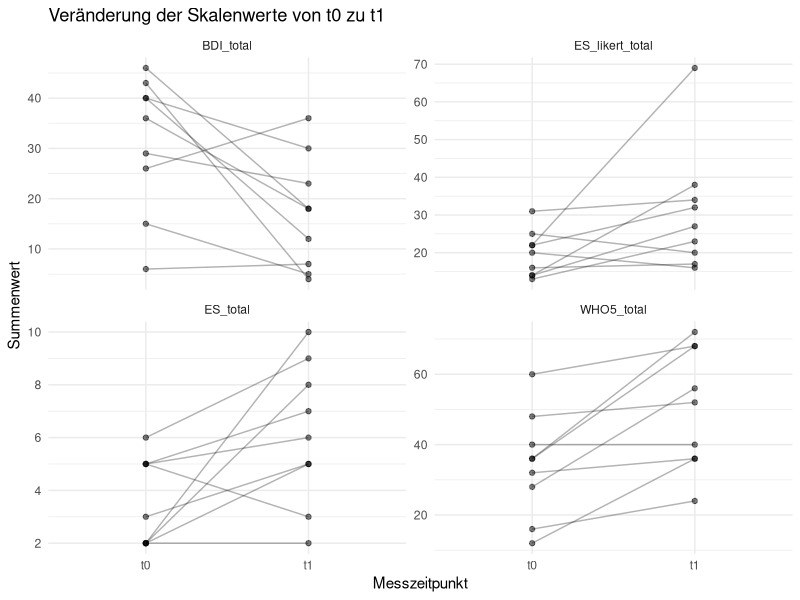
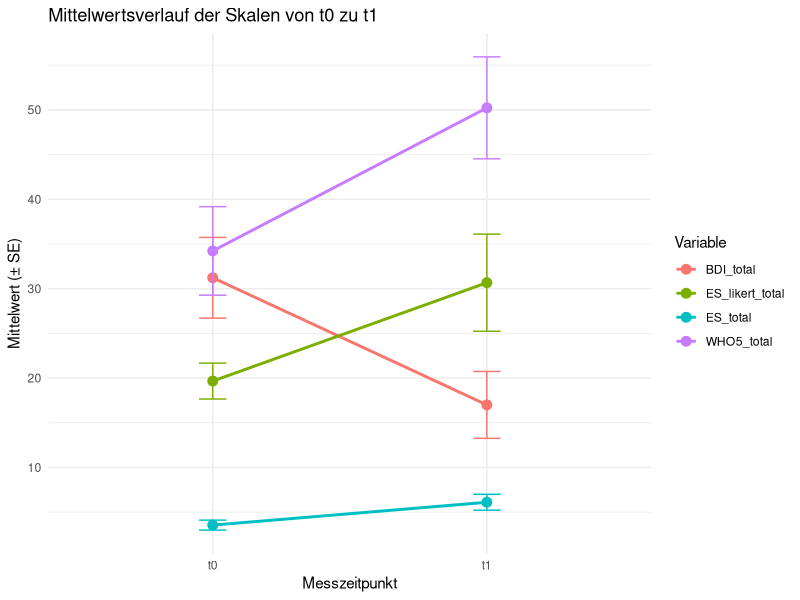

R code for these plots, in order:
library(dplyr)
library(flextable)



lmu = read.csv2("lmu.csv")
#View(lmu)
#names(lmu)

# Neue Variable "Population" erstellen und auf "nicht-klinisch" setzen
lmu$Population <- "klinisch"
lmu <- lmu[, c("Population", setdiff(names(lmu), "Population"))]


# Unnötige Variablen entfernen


vars_to_remove <- c("Code_Studie", "Geburtsdatum",
                    "t0_WHOQOLBREF_3r", "t0_WHOQOLBREF_4r", "t0_WHOQOLBREF_26r", 
                    "t1_WHOQOLBREF_3r", "t1_WHOQOLBREF_4r", "t1_WHOQOLBREF_26r", 
                    "t0_WHO_ges", "t1_WHO_ges", "t0_BDI_ges", "t1_BDI_ges", 
                    "t0_ES_ges", "t1_ES_ges", "t0_ES_likert_ges", "t1_ES_likert_ges", 
                    "t0_CDRISC_ges", "t1_CDRISC_ges", 
                    "t0_WHOQOLBREF_Physical", "t0_WHOQOLBREF_Psychological", "t0_WHOQOLBREF_Environment", "t0_WHOQOLBREF_Social",
                    "t0_WHOQOLBREF_Physical100", "t0_WHOQOLBREF_Psychological100", "t0_WHOQOLBREF_Environment100", "t0_WHOQOLBREF_Social100", "t0_WHOQOLBREF_Total",
                    "t1_WHOQOLBREF_Physical", "t1_WHOQOLBREF_Psychological", "t1_WHOQOLBREF_Environment", "t1_WHOQOLBREF_Social",
                    "t1_WHOQOLBREF_Physical100", "t1_WHOQOLBREF_Psychological100", "t1_WHOQOLBREF_Environment100", "t1_WHOQOLBREF_Social100", "t1_WHOQOLBREF_Total",
                    "t0_BSI_Somatisierung", "t0_BSI_Zwanghaftigkeit", "t0_BSI_Sozialkontakt", "t0_BSI_Depressivität", "t0_BSI_Aengstlichkeit",
                    "t0_BSI_Aggressivitaet", "t0_BSI_Phobisch", "t0_BSI_Paranoid", "t0_BSI_Psychotizismus", "t0_BSI_GSI",
                    "t1_BSI_Somatisierung", "t1_BSI_Zwanghaftigkeit", "t1_BSI_Sozialkontakt", "t1_BSI_Depressivität", "t1_BSI_Aengstlichkeit",
                    "t1_BSI_Aggressivitaet", "t1_BSI_Phobisch", "t1_BSI_Paranoid", "t1_BSI_Psychotizismus", "t1_BSI_GSI")
prefixes_to_remove <- c("t0_PSI", "t0_CEQ", "t0_CTQ", "t0_WB_CU", "t0_MPQ", "t0_UCLA", 
                        "t0_SNQ", "t0_RSES", "t0_BRS", "t0_SOFAS", "t0_CIE", "t0_MADRS", 
                        "t0_ADP", "v4_GQ", "v4_CEQ", "t1_PSI", "t1_CEQ", "t1_CTQ", "t1_WB_CU", "t1_MPQ", "t1_UCLA", 
                        "t1_SNQ", "t1_RSES", "t1_BRS", "t1_SOFAS", "t1_CIE", "t1_MADRS", 
                        "t1_ADP", "t2", "t3")

columns_to_remove <- names(lmu)[sapply(names(lmu), function(x) any(startsWith(x, prefixes_to_remove)))]
columns_to_remove <- c(columns_to_remove, vars_to_remove)  

lmu <- lmu[, !names(lmu) %in% columns_to_remove]

# Entferne Drop Outs ect...
dropouts = table(lmu$Note) # 18 Drop outs 

lmu <- lmu %>%
  filter(!Note %in% c("missing", "Drop-Out", "Unterlagen fehlend", "DROP Out", "nicht vergeben", "DROP out", "Drop out"))


sum(is.na(lmu$t0_ES_1)) 


# Entferne ES = NA == 3 (einer noch nicht eingetragen) raus --> aktuell 32 probandinnen
lmu <- lmu %>%
  filter(!is.na(t0_ES_1))





# sample characteristics --------------------------------------------------

#alter abrunden
lmu$Alter = floor(lmu$Alter)
lmu$Geschlecht

# Demographics codieren
lmu$Geschlecht <- factor(lmu$Geschlecht, levels = c(1, 2, 3), labels = c("female", "male", "divers"))
lmu$Diag_Prim <- factor(
  lmu$Diag_Prim,
  levels = 1:12,
  labels = c(
    "Major Depressive Disorder",
    "Bipolare Störung",
    "Anxiety Disorder",
    "Obsessive-Compulsive Disorder",
    "Schizophrenia",
    "Schizoaffektive Erkrankung",
    "(k)PTBS",
    "Borderline Personality Disorder",
    "Andere Persönlichkeitsstörung",
    "ADHS",
    "Autism Spectrum Disorder",
    "Sonstige"
  )
)

lmu$t0_sozanam_familienstand <- factor(
  lmu$t0_sozanam_familienstand,
  levels = 1:5,
  labels = c("Single", "Partnered", "Married", "Divorced", "Widowed")
)

lmu$t0_sozanam_wohnsituation <- factor(
  lmu$t0_sozanam_wohnsituation,
  levels = 1:5,
  labels = c("Alleine", "Mit Partner", "Bei den Eltern", "WG", "TWG")
)

lmu$t0_sozanam_schulabschluss <- factor(
  lmu$t0_sozanam_schulabschluss,
  levels = 1:5,
  labels = c("Grundschule", "Hauptschule", "Realschule", "Fachabitur", "Abitur")
)

lmu$t0_sozanam_ausbildung <- factor(
  lmu$t0_sozanam_ausbildung,
  levels = 1:4,
  labels = c("keine begonnen", "abgeschlossen", "abgebrochen", "laufend")
)

lmu$t0_sozanam_studium <- factor(
  lmu$t0_sozanam_studium,
  levels = 1:5,
  labels = c("Nein", "Abgebrochen", "Bin dabei", "Bachelor", "Master (Diplom)")
)

lmu$t0_sozanam_geld <- factor(
  lmu$t0_sozanam_geld,
  levels = 1:5,
  labels = c("unter 100€", "100-250€", "250-500€", "500-1000€", "über 1000€")
)

lmu$t0_sozanam_berufstätig <- factor(
  lmu$t0_sozanam_berufstätig,
  levels = 1:4,
  labels = c("Employed", "Retired", "Unemployed", "Student")
)


summary_table <- lmu %>%
  group_by(Geschlecht) %>%
  summarise(
    Alter_Mean = mean(Alter, na.rm = TRUE),
    Alter_SD = sd(Alter, na.rm = TRUE),
    n = n()
  )



flextable(summary_table)


# characteristics erstellen 

characteristics_lmu <- lmu[, c(
  "Population",
  "Geschlecht",
  "Alter",
  "Diag_Prim",
  "t0_sozanam_familienstand",
  "t0_sozanam_wohnsituation",
  "t0_sozanam_geld",
  "t0_sozanam_schulabschluss",
  "t0_sozanam_ausbildung",
  "t0_sozanam_studium",
  "t0_sozanam_berufstätig"
)]

write.csv2(characteristics_lmu, file = "characteristics_lmu.csv")


# Create Datensatz für t0 -------------------------------------------------

vars_to_remove <- c("Note", "Alter", "Geschlecht", "Aufnahmedatum", "Entlassdatum", 
                    "Diag_Prim", "Diag_Kom1", "Diag_Kom2", "Diag_Notiz", "Diag_Verlauf",
                    "t0_sozanam_familienstand", "t0_sozanam_wohnsituation", "t0_sozanam_beschwerden",
                    "t0_sozanam_finanziell", "t0_sozanam_geld", "t0_sozanam_schulabschluss", 
                    "t0_sozanam_ausbildung", "t0_sozanam_studium", "t0_sozanam_bildung", 
                    "t0_sozanam_berufstätig", "t0_sozanam_arbeit", "t0_sozanam_konfession",
                    "t0_sozanam_konfession2", "t0_sozanam_konfession3", "t0_sozanam_schlaf", 
                    "t0_sozanam_schlaf2", "t0_sozanam_lebensbereiche1", "t0_sozanam_lebensbereich2",
                    "t0_sozanam_lebensbereich3", "t0_sozanam_lebensbereich4", "t0_sozanam_lebensbereich5",
                    "t0_sozanam_lebensbereich6", "t0_sozanam_lebensbereich7", "t0_sozanam_lebensqualität",
                    "t0_sozanam_erwartung", "t0_sozanam_beschwerdenbeginn", "t0_sozanam_aufenthalte1",
                    "t0_sozanam_aufenthalte2", "t0_sozanam_aufenthalte3", "t0_sozanam_ambulant1", 
                    "t0_sozanam_ambulant2", "t0_sozanam_ambulant3", "t0_sozanam_ambulant4", 
                    "t0_sozanam_ambulant5", "t0_sozanam_therapieverfahren", "t0_sozanam_selbstverletzt",
                    "t0_sozanam_selbstverletzt1", "t0_sozanam_selbstverletzt2", "t0_sozanam_selbstverletzt3",
                    "t0_sozanam_suizid", "t0_sozanam_suizid1", "t0_sozanam_suizid2", "t0_sozanam_suizid3",
                    "t0_sozanam_alkohol", "t0_sozanam_alkohol2", "t0_sozanam_alkohol3", 
                    "t0_sozanam_alkohol4", "t0_sozanam_zigaretten", "t0_sozanam_zigaretten2", 
                    "t0_sozanam_drogen", "t0_sozanam_drogen1")

lmu <- lmu[, !(names(lmu) %in% vars_to_remove)]


# clone df for longitudinal alanyses --------------------------------------

long = lmu



# create t0 df ------------------------------------------------------------

lmu <- lmu[, !grepl("^t1_", names(lmu))]


# Neue Namen für die Variablen in lmu definieren
new_names <- c("Population", "id", 
               paste0("WHO_", 1:5), 
               paste0("MINI_current_", 1:9), 
               paste0("MINI_past_", 1:9), 
               paste0("BDI_", 1:21), 
               paste0("ES_", 1:10), 
               paste0("ES_likert_", 1:10), 
               paste0("CDRISC_", 1:10), 
               paste0("WHOQOL_", 1:26), 
               paste0("BSI_", 1:53))

names(lmu) <- new_names


# PWB missing
missing_vars <- c("PWB_1", "PWB_2", "PWB_3", "PWB_4", "PWB_5", "PWB_6", "PWB_7", "PWB_8", 
                  "PWB_9", "PWB_10", "PWB_11", "PWB_12", "PWB_13", "PWB_14", "PWB_15", "PWB_16", "PWB_17", "PWB_18")

for (var in missing_vars) {
  if (!var %in% names(lmu)) {
    lmu[[var]] <- NA
  }
}

desired_order <- c("Population", "id", 
                   grep("^ES_[0-9]", names(lmu), value = TRUE),  # Nur ES_1 bis ES_10, aber nicht ES_likert_
                   grep("^ES_likert_", names(lmu), value = TRUE),
                   grep("^BDI_", names(lmu), value = TRUE),
                   grep("^MINI_current_", names(lmu), value = TRUE),
                   grep("^MINI_past_", names(lmu), value = TRUE),
                   grep("^WHOQOL_", names(lmu), value = TRUE),
                   grep("^PWB_", names(lmu), value = TRUE),
                   grep("^CDRISC_", names(lmu), value = TRUE),
                   grep("^WHO_", names(lmu), value = TRUE),
                   grep("^BSI_", names(lmu), value = TRUE))

lmu <- lmu[, desired_order]
#View(lmu)


# Skalenaggregation und Umkodieren  ---------------------------------------

# 1 missing in ES likert -> 1x mean umputation!

lmu$ES_total <- rowSums(lmu[, grep("^ES_[1-9]$|^ES_10$", colnames(lmu))], na.rm = TRUE)

# ES_likert mit mean imputation
# Auswahl der relevanten Items
es_items <- lmu[, grep("ES_likert", colnames(lmu))]

# Zeilenweise Mittelwert-Imputation
es_imputed <- t(apply(es_items, 1, function(row) {
  if (all(is.na(row))) {
    return(rep(NA, length(row)))  # keine Imputation bei komplett fehlender Zeile
  }
  row[is.na(row)] <- mean(row, na.rm = TRUE)
  return(row)
}))
# In Data Frame umwandeln
es_imputed <- as.data.frame(es_imputed)
colnames(es_imputed) <- colnames(es_items)
# Skalenwert berechnen
lmu$ES_likert_total <- rowSums(es_imputed)




lmu$BDI_total = rowSums(lmu[, grep("BDI_", colnames(lmu))], na.rm = TRUE)

# Erstellen der Gruppen basierend auf dem BDI_total Score
lmu$BDI_Group <- cut(lmu$BDI_total, 
                      breaks = c(-Inf, 13, 19, 28, Inf), 
                      labels = c("Group0: no depression / clinical irrelevant", 
                                 "Group1: mild depression", 
                                 "Group2: moderate depression", 
                                 "Group3: severe depression"), 
                      right = TRUE)

# Berechnung der Summe der MINI_current und MINI_past Variablen
mini_current_sum <- rowSums(lmu[, grep("^MINI_current_", colnames(lmu))], na.rm = TRUE)
mini_past_sum <- rowSums(lmu[, grep("^MINI_past_", colnames(lmu))], na.rm = TRUE)

# Codierung für Mini_lifetime_MDE (YES/NO)
lmu$Mini_lifetime_MDE <- ifelse(mini_past_sum >= 0 & mini_past_sum <= 4, "NO", 
                                 ifelse(mini_past_sum >= 5 & mini_past_sum <= 9, "YES", NA))

# Codierung für Mini_current_MDE (MDE/Subthreshold Depression/None)
lmu$Mini_current_MDE <- ifelse(mini_current_sum == 0, "None", 
                                ifelse(mini_current_sum >= 1 & mini_current_sum <= 4, "Subthreshold Depression", 
                                       ifelse(mini_current_sum >= 5 & mini_current_sum <= 9, "MDE", NA)))

# Als Faktoren codieren
lmu$Mini_lifetime_MDE <- factor(lmu$Mini_lifetime_MDE, levels = c("NO", "YES"))
lmu$Mini_current_MDE <- factor(lmu$Mini_current_MDE, levels = c("None", "Subthreshold Depression", "MDE"))

# Erstellung der Gruppen basierend auf Mini_current_MDE und Mini_lifetime_MDE
lmu$MINI_Group <- ifelse(lmu$Mini_current_MDE == "None" & lmu$Mini_lifetime_MDE == "NO", "Group0: No history of MDE - healthy",
                          ifelse(lmu$Mini_current_MDE == "None" & lmu$Mini_lifetime_MDE == "YES", "Group1: Full remission",
                                 ifelse(lmu$Mini_current_MDE == "Subthreshold Depression" & lmu$Mini_lifetime_MDE == "NO", "Group2: First subthreshold depressive episode",
                                        ifelse(lmu$Mini_current_MDE == "MDE" & lmu$Mini_lifetime_MDE == "NO", "Group3: First depressive episode",
                                               ifelse(lmu$Mini_current_MDE == "Subthreshold Depression" & lmu$Mini_lifetime_MDE == "YES", "Group4: History of MDE + current subthreshold",
                                                      ifelse(lmu$Mini_current_MDE == "MDE" & lmu$Mini_lifetime_MDE == "YES", "Group5: History of MDE + current MDE", NA))))))

# Optional: Als Faktor kodieren, um die Gruppen geordnet darzustellen
lmu$MINI_Group <- factor(lmu$MINI_Group, levels = c("Group0: No history of MDE - healthy", 
                                                      "Group1: Full remission", 
                                                      "Group2: First subthreshold depressive episode", 
                                                      "Group3: First depressive episode", 
                                                      "Group4: History of MDE + current subthreshold", 
                                                      "Group5: History of MDE + current MDE"))




# WHOQOL_bref

# Umkodierung der WHOQOL_3, WHOQOL_4 und WHOQOL_26 mit recode()
lmu$WHOQOL_3 <- dplyr::recode(lmu$WHOQOL_3, `1` = 5, `2` = 4, `3` = 3, `4` = 2, `5` = 1)
lmu$WHOQOL_4 <- dplyr::recode(lmu$WHOQOL_4, `1` = 5, `2` = 4, `3` = 3, `4` = 2, `5` = 1)
lmu$WHOQOL_26 <- dplyr::recode(lmu$WHOQOL_26, `1` = 5, `2` = 4, `3` = 3, `4` = 2, `5` = 1)



# Berechnung der 4 WHOQOL-Domains (Konvertiert 0 - 100)


# Physical Health Domain (konvertiert)
lmu$WHOQOL_Physical_Health_Converted <- (4 * rowMeans(lmu[, c("WHOQOL_3", "WHOQOL_4", "WHOQOL_10", "WHOQOL_15", "WHOQOL_16", "WHOQOL_17", "WHOQOL_18")], na.rm = TRUE) - 4) * (100 / 16)

# Psychological Domain (konvertiert)
lmu$WHOQOL_Psychological_Converted <- (4 * rowMeans(lmu[, c("WHOQOL_5", "WHOQOL_6", "WHOQOL_7", "WHOQOL_11", "WHOQOL_19", "WHOQOL_26")], na.rm = TRUE) - 4) * (100 / 16)

# Social Relationships Domain (konvertiert)
lmu$WHOQOL_Social_Relationships_Converted <- (4 * rowMeans(lmu[, c("WHOQOL_20", "WHOQOL_21", "WHOQOL_22")], na.rm = TRUE) - 4) * (100 / 16)

# Environment Domain (konvertiert)
lmu$WHOQOL_Environment_Converted <- (4 * rowMeans(lmu[, c("WHOQOL_8", "WHOQOL_9", "WHOQOL_12", "WHOQOL_13", "WHOQOL_14", "WHOQOL_23", "WHOQOL_24", "WHOQOL_25")], na.rm = TRUE) - 4) * (100 / 16)

# QOL total (Diese Berechnung ist so eigentlich nicht vorgesehen)
lmu$WHOQOL_total <- rowMeans(lmu[, c("WHOQOL_Physical_Health_Converted", "WHOQOL_Psychological_Converted", "WHOQOL_Social_Relationships_Converted", "WHOQOL_Environment_Converted")], na.rm = TRUE)


# PWB

#lmu$PWB_1 <- dplyr::recode(lmu$PWB_1, `1` = 6, `2` = 5, `3` = 4, `4` = 3, `5` = 2, `6` = 1)
#lmu$PWB_3 <- dplyr::recode(lmu$PWB_3, `1` = 6, `2` = 5, `3` = 4, `4` = 3, `5` = 2, `6` = 1)
#lmu$PWB_5 <- dplyr::recode(lmu$PWB_5, `1` = 6, `2` = 5, `3` = 4, `4` = 3, `5` = 2, `6` = 1)
#lmu$PWB_6 <- dplyr::recode(lmu$PWB_6, `1` = 6, `2` = 5, `3` = 4, `4` = 3, `5` = 2, `6` = 1)
#lmu$PWB_8 <- dplyr::recode(lmu$PWB_8, `1` = 6, `2` = 5, `3` = 4, `4` = 3, `5` = 2, `6` = 1)
#lmu$PWB_10 <- dplyr::recode(lmu$PWB_10, `1` = 6, `2` = 5, `3` = 4, `4` = 3, `5` = 2, `6` = 1)
#lmu$PWB_11 <- dplyr::recode(lmu$PWB_11, `1` = 6, `2` = 5, `3` = 4, `4` = 3, `5` = 2, `6` = 1)
#lmu$PWB_14 <- dplyr::recode(lmu$PWB_14, `1` = 6, `2` = 5, `3` = 4, `4` = 3, `5` = 2, `6` = 1)

#lmu$PWB_Autonomy = rowSums(lmu[,c("PWB_1", "PWB_9", "PWB_17")])
#lmu$PWB_Environmental_Mastery = rowSums(lmu[,c("PWB_2", "PWB_11", "PWB_18")])
#lmu$PWB_Personal_Growth = rowSums(lmu[,c("PWB_4", "PWB_12", "PWB_14")])
#lmu$PWB_Rositive_Relations = rowSums(lmu[,c("PWB_5", "PWB_10", "PWB_13")])
#lmu$PWB_Purpose_of_life = rowSums(lmu[,c("PWB_6", "PWB_8", "PWB_15")])
#lmu$PWB_Self_Acceptance = rowSums(lmu[,c("PWB_3", "PWB_7", "PWB_16")])

#lmu$PWB_total = rowSums(lmu[,c("PWB_Autonomy", "PWB_Environmental_Mastery", "PWB_Personal_Growth","PWB_Rositive_Relations","PWB_Purpose_of_life", "PWB_Self_Acceptance"  )])

# Leere Variablen mit NA erstellen (gleiche Länge wie lmu)
lmu$PWB_Autonomy <- NA
lmu$PWB_Environmental_Mastery <- NA
lmu$PWB_Personal_Growth <- NA
lmu$PWB_Rositive_Relations <- NA
lmu$PWB_Purpose_of_life <- NA
lmu$PWB_Self_Acceptance <- NA
lmu$PWB_total <- NA



#RISC, WHO
lmu$CDRISC_total <- rowSums(lmu[, grep("^CDRISC_", colnames(lmu))], na.rm = TRUE)
lmu$WHO_total = rowSums(lmu[, grep("WHO_[1-5]", colnames(lmu))], na.rm = TRUE) * 4
# Erstellen der Variable ES_likert_WHO als Summe der letzten 5 ES_likert Items
lmu$ES_likert_WHO <- rowSums(lmu[, c("ES_likert_6", "ES_likert_7", "ES_likert_8", "ES_likert_9", "ES_likert_10")], na.rm = TRUE)

# Berechnung der GSI (Global Severity Index) als Mittelwert aller BSI-Items von 1 bis 53
lmu$GSI <- rowMeans(lmu[, paste0("BSI_", 1:53)], na.rm = TRUE)


# Berechnung der Summenwerte für die einzelnen BSI-Skalen

# Somatisierung
lmu$BSI_Somatisierung <- rowSums(lmu[, c("BSI_2", "BSI_7", "BSI_23", "BSI_29", "BSI_30", "BSI_33", "BSI_37")], na.rm = TRUE)

# Zwanghaftigkeit
lmu$BSI_Zwanghaftigkeit <- rowSums(lmu[, c("BSI_5", "BSI_15", "BSI_26", "BSI_27", "BSI_32", "BSI_36")], na.rm = TRUE)

# Unsicherheit im Sozialkontakt
lmu$BSI_Sozialkontakt <- rowSums(lmu[, c("BSI_20", "BSI_21", "BSI_22", "BSI_42")], na.rm = TRUE)

# Depressivität
lmu$BSI_Depressivität <- rowSums(lmu[, c("BSI_9", "BSI_16", "BSI_17", "BSI_18", "BSI_35", "BSI_50")], na.rm = TRUE)

# Ängstlichkeit
lmu$BSI_Ängstlichkeit <- rowSums(lmu[, c("BSI_1", "BSI_12", "BSI_19", "BSI_38", "BSI_45", "BSI_49")], na.rm = TRUE)

# Aggressivität / Feindseligkeit
lmu$BSI_Aggressivität <- rowSums(lmu[, c("BSI_6", "BSI_13", "BSI_40", "BSI_41", "BSI_46")], na.rm = TRUE)

# Phobische Angst
lmu$BSI_Phobische_Angst <- rowSums(lmu[, c("BSI_8", "BSI_28", "BSI_31", "BSI_43", "BSI_47")], na.rm = TRUE)

# Paranoides Denken
lmu$BSI_Paranoides_Denken <- rowSums(lmu[, c("BSI_4", "BSI_10", "BSI_24", "BSI_48", "BSI_51")], na.rm = TRUE)

# Psychotizismus
lmu$BSI_Psychotizismus <- rowSums(lmu[, c("BSI_3", "BSI_14", "BSI_34", "BSI_44", "BSI_53")], na.rm = TRUE)

# Zusatzskala
lmu$BSI_Zusatz <- rowSums(lmu[, c("BSI_11", "BSI_25", "BSI_39", "BSI_52")], na.rm = TRUE)

# Datensatz clean speichern 
write.csv2(lmu, file = "cleanlmu_t0.csv", row.names = FALSE)

#relevant variables for characteristics table 

lmu_variables = lmu[, c(
  "ES_total",
  "ES_likert_total",
  "BDI_total",
  "WHOQOL_total",
  "PWB_Autonomy",
  "PWB_Environmental_Mastery",
  "PWB_Personal_Growth",
  "PWB_Rositive_Relations",
  "PWB_Purpose_of_life",
  "PWB_Self_Acceptance",
  "PWB_total",
  "CDRISC_total",
  "GSI",
  "WHO_total"
)]

write.csv2(lmu_variables, file = "lmu_variables.csv")


# Longitudinal df ---------------------------------------------------------



View(long)

#Entferne Probanden ohne t1 Werte im WHO --> 7 !!, bleiben 25 übrig 
long <- long %>%
  filter(!is.na(t1_WHO5_1))

long$t1_ES_likert_3[1] # diesen Wert muss du ändern 

# hier musst du nochmal mit imputieren für den ES_likert!!!
# plus ein missing im BDI !

# Summenvariablen erstellen
long$t0_WHO5_total <- rowSums(long[, grep("^t0_WHO5_", names(long))], na.rm = TRUE)*4
long$t1_WHO5_total <- rowSums(long[, grep("^t1_WHO5_", names(long))], na.rm = TRUE)*4

long$t0_BDI_total <- rowSums(long[, grep("^t0_BDI_", names(long))], na.rm = TRUE)
long$t1_BDI_total <- rowSums(long[, grep("^t1_BDI_", names(long))], na.rm = TRUE)

long$t0_ES_total <- rowSums(long[, grep("^t0_ES_[0-9]", names(long))], na.rm = TRUE)
long$t1_ES_total <- rowSums(long[, grep("^t1_ES_[0-9]", names(long))], na.rm = TRUE)

long$t0_ES_likert_total <- rowSums(long[, grep("^t0_ES_likert_", names(long))], na.rm = TRUE)
long$t1_ES_likert_total <- rowSums(long[, grep("^t1_ES_likert_", names(long))], na.rm = TRUE)

library(tidyverse)

# Schritt 1: Daten in Long-Format bringen
long_change <- long %>%
  select(ID_Nummer,
         t0_WHO5_total, t1_WHO5_total,
         t0_BDI_total, t1_BDI_total,
         t0_ES_total, t1_ES_total,
         t0_ES_likert_total, t1_ES_likert_total) %>%
  pivot_longer(
    cols = -ID_Nummer,
    names_to = c("timepoint", "variable"),
    names_pattern = "t(\\d)_(.*)",
    values_to = "value"
  ) %>%
  mutate(timepoint = paste0("t", timepoint))

# Schritt 2: Plot erstellen
ggplot(long_change, aes(x = timepoint, y = value, group = ID_Nummer)) +
  geom_line(alpha = 0.3) +
  geom_point(alpha = 0.5) +
  facet_wrap(~ variable, scales = "free_y") +
  labs(
    title = "Veränderung der Skalenwerte von t0 zu t1",
    x = "Messzeitpunkt",
    y = "Summenwert"
  ) +
  theme_minimal()


# Mittelwerte und Standardfehler berechnen
summary_stats <- long_change %>%
  group_by(variable, timepoint) %>%
  summarise(
    mean = mean(value, na.rm = TRUE),
    se = sd(value, na.rm = TRUE) / sqrt(sum(!is.na(value))),
    .groups = "drop"
  )

# Plot erstellen
ggplot(summary_stats, aes(x = timepoint, y = mean, group = variable)) +
  geom_line(aes(color = variable), size = 1) +
  geom_point(aes(color = variable), size = 3) +
  geom_errorbar(aes(ymin = mean - se, ymax = mean + se, color = variable), width = 0.1) +
  labs(
    title = "Mittelwertsverlauf der Skalen von t0 zu t1",
    x = "Messzeitpunkt",
    y = "Mittelwert (± SE)",
    color = "Variable"
  ) +
  theme_minimal()


# Responder ---------------------------------------------------------------

#WHO
long <- long %>%
  mutate(
    WHO_change = t1_WHO5_total - t0_WHO5_total,
    WHO_responder = ifelse(WHO_change >= 10, "Yes", "No")
  )


long <- long %>%
  mutate(
    BDI_change = (t1_BDI_total - t0_BDI_total),
    BDI_change_percent = (t0_BDI_total - t1_BDI_total) / t0_BDI_total,
    BDI_responder = ifelse(BDI_change_percent >= 0.5 & !is.na(BDI_change_percent), "Yes", "No")
  )



# Datensatz clean speichern 
write.csv2(long, file = "long.csv", row.names = FALSE)
